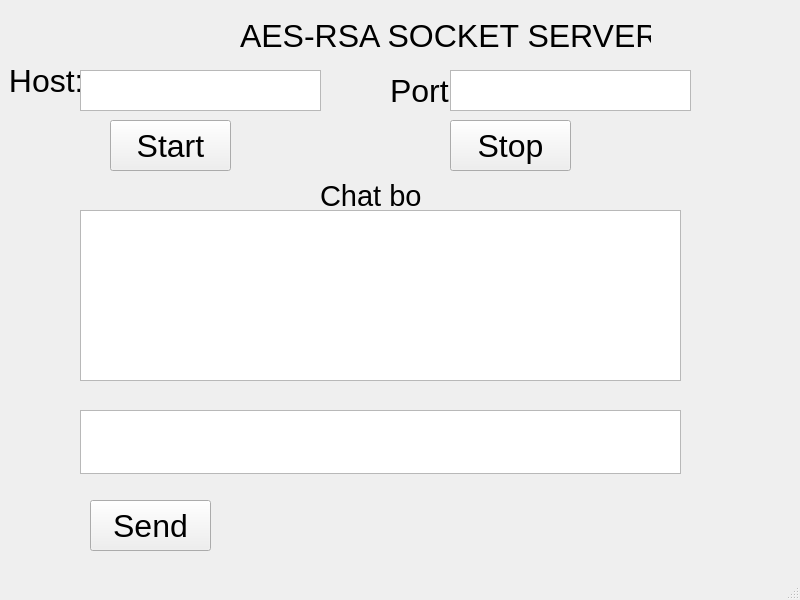
<?xml version="1.0" encoding="UTF-8"?>
<ui version="4.0">
 <class>MainWindow</class>
 <widget class="QMainWindow" name="MainWindow">
  <property name="geometry">
   <rect>
    <x>0</x>
    <y>0</y>
    <width>800</width>
    <height>600</height>
   </rect>
  </property>
  <property name="windowTitle">
   <string>MainWindow</string>
  </property>
  <widget class="QWidget" name="centralwidget">
   <widget class="QPushButton" name="btnSend">
    <property name="geometry">
     <rect>
      <x>90</x>
      <y>500</y>
      <width>121</width>
      <height>51</height>
     </rect>
    </property>
    <property name="font">
     <font>
      <pointsize>24</pointsize>
     </font>
    </property>
    <property name="text">
     <string>Send</string>
    </property>
   </widget>
   <widget class="QLabel" name="label_3">
    <property name="geometry">
     <rect>
      <x>390</x>
      <y>70</y>
      <width>81</width>
      <height>41</height>
     </rect>
    </property>
    <property name="font">
     <font>
      <pointsize>24</pointsize>
     </font>
    </property>
    <property name="text">
     <string>Port:</string>
    </property>
   </widget>
   <widget class="QTextEdit" name="txtPort">
    <property name="geometry">
     <rect>
      <x>450</x>
      <y>70</y>
      <width>241</width>
      <height>41</height>
     </rect>
    </property>
   </widget>
   <widget class="QLabel" name="label_2">
    <property name="geometry">
     <rect>
      <x>0</x>
      <y>60</y>
      <width>81</width>
      <height>41</height>
     </rect>
    </property>
    <property name="font">
     <font>
      <pointsize>24</pointsize>
     </font>
    </property>
    <property name="text">
     <string> Host:</string>
    </property>
   </widget>
   <widget class="QTextEdit" name="txtHost">
    <property name="geometry">
     <rect>
      <x>80</x>
      <y>70</y>
      <width>241</width>
      <height>41</height>
     </rect>
    </property>
   </widget>
   <widget class="QLabel" name="label">
    <property name="geometry">
     <rect>
      <x>240</x>
      <y>10</y>
      <width>411</width>
      <height>51</height>
     </rect>
    </property>
    <property name="font">
     <font>
      <pointsize>24</pointsize>
     </font>
    </property>
    <property name="text">
     <string>AES-RSA SOCKET SERVER</string>
    </property>
   </widget>
   <widget class="QTextEdit" name="txtMessage">
    <property name="geometry">
     <rect>
      <x>80</x>
      <y>410</y>
      <width>601</width>
      <height>64</height>
     </rect>
    </property>
   </widget>
   <widget class="QLabel" name="label_4">
    <property name="geometry">
     <rect>
      <x>320</x>
      <y>180</y>
      <width>101</width>
      <height>31</height>
     </rect>
    </property>
    <property name="font">
     <font>
      <pointsize>22</pointsize>
     </font>
    </property>
    <property name="text">
     <string>Chat box</string>
    </property>
   </widget>
   <widget class="QPushButton" name="btnStart">
    <property name="geometry">
     <rect>
      <x>110</x>
      <y>120</y>
      <width>121</width>
      <height>51</height>
     </rect>
    </property>
    <property name="font">
     <font>
      <pointsize>24</pointsize>
     </font>
    </property>
    <property name="text">
     <string>Start</string>
    </property>
   </widget>
   <widget class="QPushButton" name="btnStop">
    <property name="geometry">
     <rect>
      <x>450</x>
      <y>120</y>
      <width>121</width>
      <height>51</height>
     </rect>
    </property>
    <property name="font">
     <font>
      <pointsize>24</pointsize>
     </font>
    </property>
    <property name="text">
     <string>Stop</string>
    </property>
   </widget>
   <widget class="QPlainTextEdit" name="txtLog">
    <property name="geometry">
     <rect>
      <x>80</x>
      <y>210</y>
      <width>601</width>
      <height>171</height>
     </rect>
    </property>
   </widget>
  </widget>
  <widget class="QMenuBar" name="menubar">
   <property name="geometry">
    <rect>
     <x>0</x>
     <y>0</y>
     <width>800</width>
     <height>18</height>
    </rect>
   </property>
  </widget>
  <widget class="QStatusBar" name="statusbar"/>
 </widget>
 <resources/>
 <connections/>
</ui>
